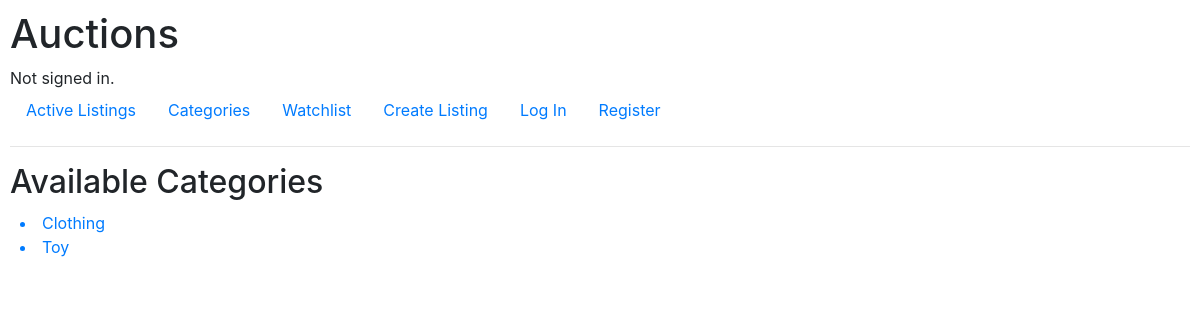
The app's page /category/, older data.
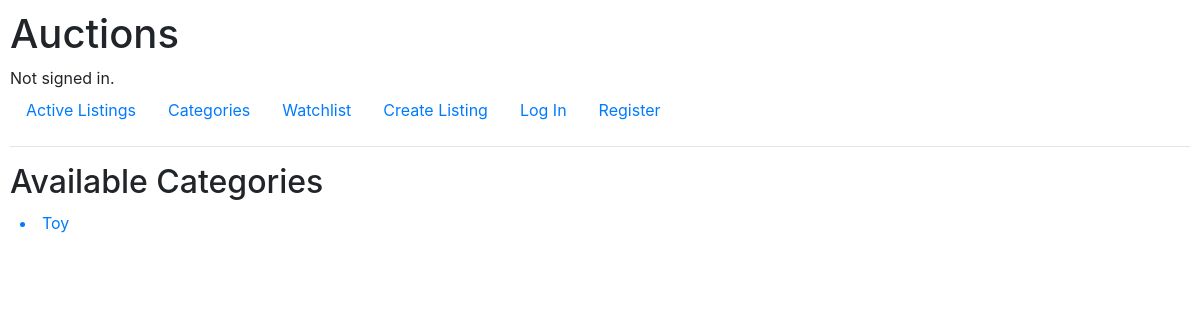
The same page, newer data.
### auctions/models.py (models this page shows, shortened)
class Listing(models.Model):
    creator = models.ForeignKey(User, on_delete=models.CASCADE)
    created_datetime = models.DateTimeField()
    title = models.CharField(max_length=64)
    description = models.CharField(max_length=64)
    category = models.CharField(max_length=64)
    image_url = models.CharField(max_length=500)
    bid_value = models.IntegerField(default=0)
    bid_winner = models.CharField(max_length=64, default="")
    bid_counter = models.IntegerField(default=1)
    active_stat = models.BooleanField(default=True)
    comments = models.ManyToManyField(Comment, blank=True, related_name = "comments")

### auctions/views.py (the view)
# urls.py: path("category/", views.category, name="category"),
def category(request):
    category_list = []
    for listing in Listing.objects.all():
        category_list.append(str(listing.category))
    category_list=list(set(category_list))
    return render(request, "auctions/categories.html",{
        "categories": category_list
    })

### auctions/templates/auctions/categories.html
{% extends "auctions/layout.html" %}
{% block body %}
    <h2>Available Categories</h2>
    <div style = "margin: 10px 10px;">
        {% for category in categories %}
            <a href = "/category/{{category}}"><li> {{category}}</li></a>
        {% endfor %}
    </div>
{% endblock %}

Row changes from the older to the newer data that the page shows:
removed Listing: categories "Clothing"
